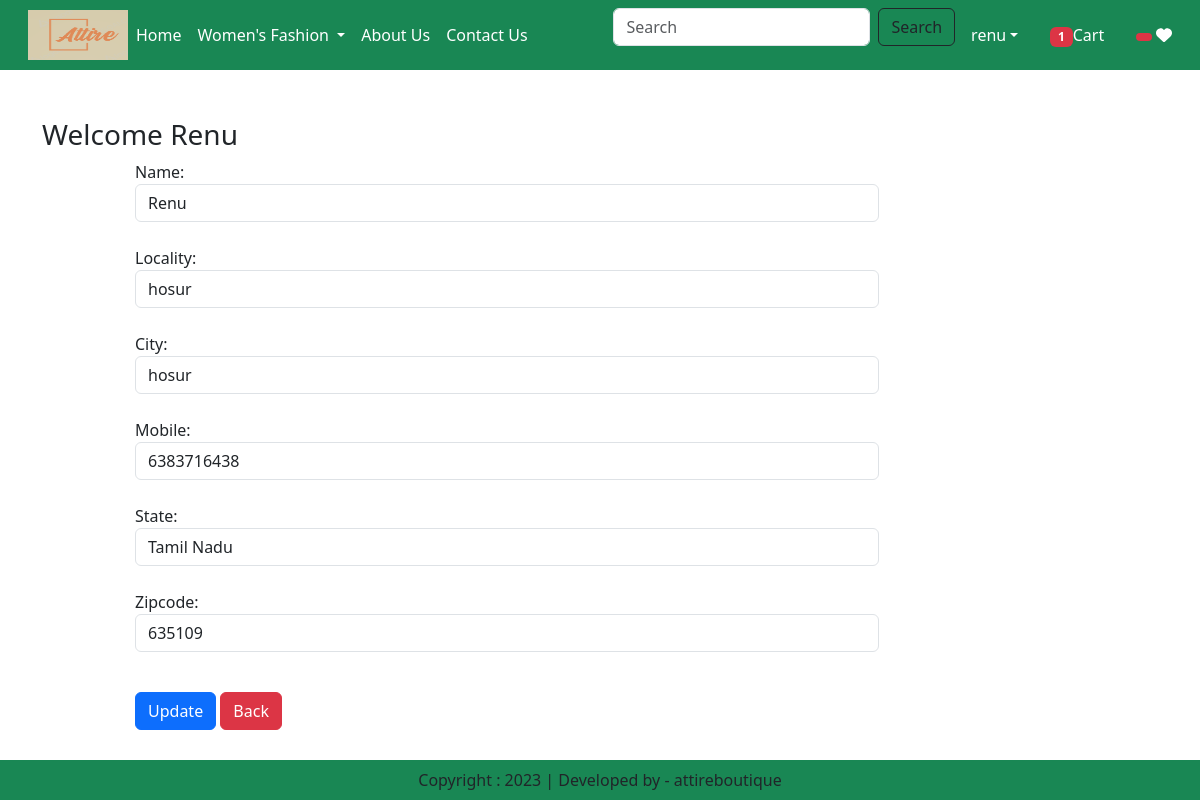
Page /updateAddress/4 (signed in) on the committed database.
### app/models.py (models this page shows, shortened)
class Customer(models.Model):
    id = models.AutoField(primary_key=True)
    user = models.ForeignKey(User,on_delete=models.CASCADE)
    name = models.CharField(max_length=200)
    locality = models.CharField(max_length=200)
    city = models.CharField(max_length=50)
    mobile = models.IntegerField(default=0)
    zipcode = models.IntegerField()
    state = models.CharField(choices=STATE_CHOICES,max_length=100)

### app/views.py (the view, shortened to what this page needs)
# urls.py: path('updateAddress/<int:pk>',views.updateAddress.as_view(),name='updateAddress'),
@method_decorator(login_required,name='dispatch')
class updateAddress(View):
    def get(self,request,pk):
        add = Customer.objects.get(pk=pk)
        form = CustomerProfileForm(instance=add)
        totalitem = 0
        wishitem = 0
        if request.user.is_authenticated:
          totalitem = len(Cart.objects.filter(user=request.user))
          wishitem = len(Wishlist.objects.filter(user=request.user))
        return render(request, 'app/updateAddress.html',locals())

### app/forms.py
class CustomerProfileForm(forms.ModelForm):
    class Meta:
        model = Customer
        fields = ['name','locality','city','mobile','state','zipcode']
        widgets={
            'name':forms.TextInput(attrs={'class':'form-control'}),
            'locality':forms.TextInput(attrs={'class':'form-control'}),
            'city':forms.TextInput(attrs={'class':'form-control'}),
            'mobile':forms.NumberInput(attrs={'class':'form-control'}),
            'state':forms.Select(attrs={'class':'form-control'}),
            'zipcode':forms.NumberInput(attrs={'class':'form-control'}),
        }

### app/templates/app/updateAddress.html (shortened to what this page needs)
{% extends 'app/base.html' %}
{% load static%}
{% block main-content %}
<div class="container my-5">
    <div class="row">
        <h3>Welcome <span class="text-capitalize">{{request.user}}</span>
        </h3>
    </div>
    <div class="col-sm-8 offset-sm-1">
        <form action="" method="post">
            {% for fm in form %}
               {{fm.label_tag}} {{fm}} <small class="text-danger">{{fm.errors|striptags}}</small><br>
            {% endfor %}
            <div class="col-12 mt-3">
                <button type="submit" class="btn btn-primary">Update</button>
                <a href="{% url 'address' %}"  type="button" class="btn btn-danger">Back</a>
            </div>
        </form>
    </div>
</div>
{% endblock main-content%}

### app/templates/app/base.html (shortened to what this page needs)
{% load static %}
<html lang="en">
    <head>
        <link href="https://cdn.jsdelivr.net/npm/bootstrap@5.3.1/dist/css/bootstrap.min.css" rel="stylesheet">
        <link rel="stylesheet" href="{% static 'app/css/owl.carousel.min.css' %}" />
        <link rel="stylesheet" href="{% static 'app/css/all.min.css' %}" />
        <link rel="stylesheet" href="{% static   'app/css/style.css' %}" />
    </head>
    <body>
        <nav class="navbar navbar-expand-lg navbar-dark bg-success">
            <div class="container-fluid">
              <img src="{% static "app/images/attire-logo.png"%}"  width="100" height="50"/>
              <div class="collapse navbar-collapse" id="navbarSupportedContent">
                <ul class="navbar-nav me-auto mb-2 mb-lg-0">
                  {% if request.user.is_authenticated %}
                  <li class="nav-item">
                    <a class="nav-link active" aria-current="page" href="/">Home</a>
                  </li>
                  <li class="nav-item dropdown">
                    <a class="nav-link dropdown-toggle text-white" href="#" role="button" data-bs-toggle="dropdown" aria-expanded="false">
                      Women's Fashion
                    </a>
                  </li>
                  <li class="nav-item">
                    <a class="nav-link text-white" href="{% url 'about' %}">About Us</a>
                  </li>
                  <li class="nav-item">
                    <a class="nav-link text-white" href="{% url 'contact' %}">Contact Us</a>
                  </li>
                </ul>
                <form class="d-flex" role="search" action="/search">
                  <input class="form-control me-2" type="search" placeholder="Search"  name="search" aria-label="Search">
                  <button class="btn btn-outline-dark" type="submit">Search</button>
                </form>
              </div>
               <ul class="navbar-nav me-auto mb-2 mb-lg-0">
              <li class="nav-item dropdown mx-2">
                <a class="nav-link dropdown-toggle text-white" href="#"
                id="profileDropdown" role="button" data-bs-toggle="dropdown"
                aria-expanded="false">{{request.user}}</a>
              </li>
              <li class="nav-item mx-2">
                <a href="{% url 'showcart' %}" class="nav-link text-white"><span class="badge bg-danger">{% if totalitem > 0 %} {{totalitem}} {% endif %}</span>Cart</a>
              </li>
              <li class="nav-item mx-2">
                <a href="{% url 'showwishlist' %}" class="nav-link text-white"><span class="badge bg-danger">{% if wishitem > 0 %} {{wishitem}} {% endif %} </span>
                <i class="fa fa-heart"></i></a>
              </li>
              {% endif %}
            </ul>
            </div>
          </nav>
          {% block main-content %}{% endblock main-content %}
          <footer class="container-fluid fixed-bottom bg-success text-center p-2 mt-5">
            Copyright : 2023 | Developed by - attireboutique
          </footer>
    </body>
    </html>

### rows in the picture
Customer: form "Renu" "hosur" "hosur" "6383716438" "Tamil Nadu" "635109"

### other values in the picture
{{ request.user }} "renu"
{{ totalitem }} "1"
{{ request.user }} "Renu"
{{ fm.label_tag }} "Name:" "Locality:" "City:" "Mobile:" "State:" "Zipcode:"
